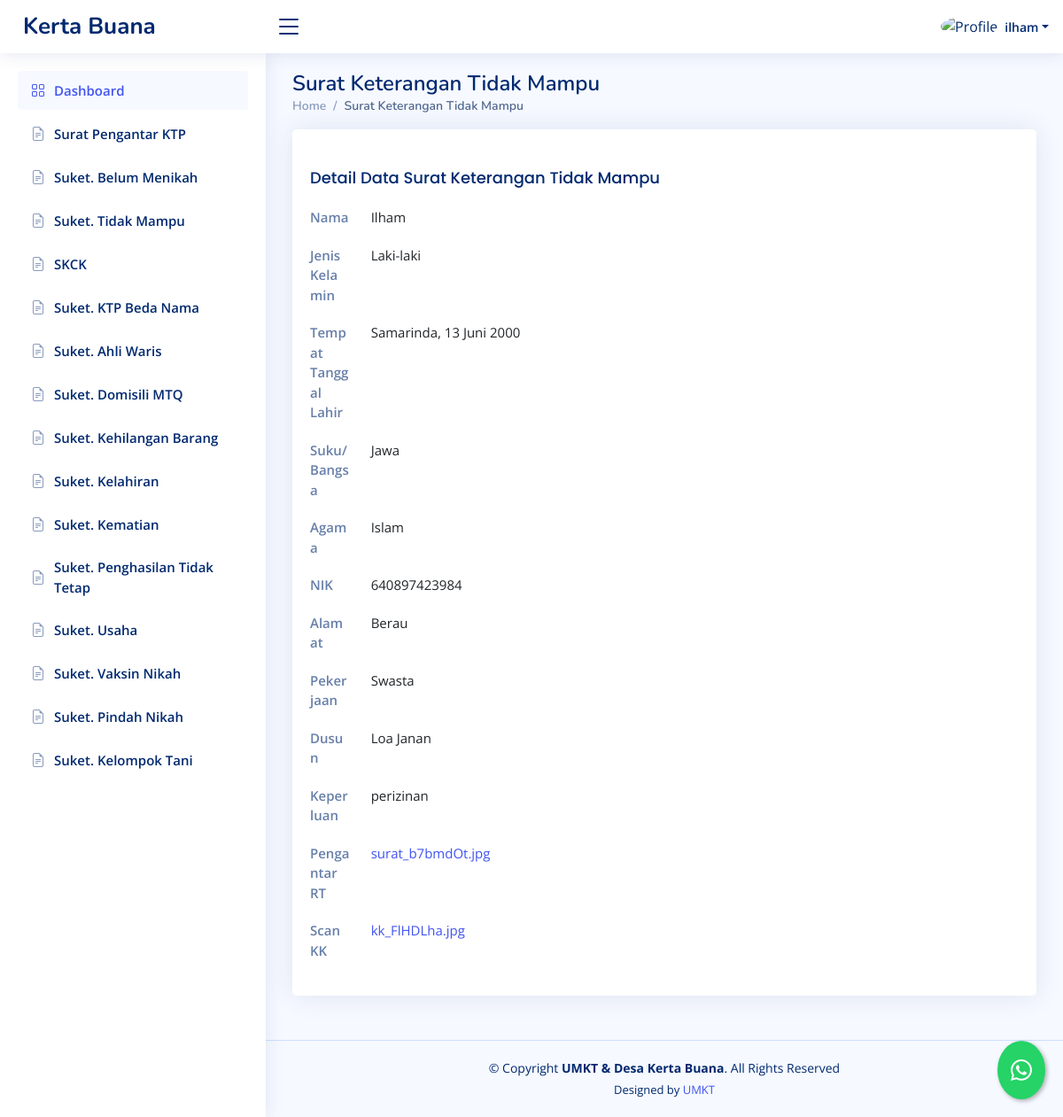
Page /dashboard/suket-tidak-mampu/detail/6 (signed in) on the committed database.
### dashboard/models.py (models this page shows, shortened)
class SuketTidakMampu(models.Model):
    STATUS_CHOICES = [
        ('review', 'Proses Review'),
        ('approved', 'Disetujui'),
        ('rejected', 'Ditolak'),
    ]
    penulis = models.ForeignKey(User, on_delete=models.CASCADE, blank=True, null=True)
    nama = models.CharField(max_length=255)
    jenis_kelamin = models.CharField(max_length=255)
    ttl = models.CharField(max_length=255)
    suku = models.CharField(max_length=255)
    agama = models.CharField(max_length=255)
    nik = models.CharField(max_length=255)
    alamat = models.CharField(max_length=255)
    pekerjaan = models.CharField(max_length=255)
    dusun = models.CharField(max_length=255, blank=True, null=True)
    keperluan = models.CharField(max_length=255, blank=True, null=True)
    scankk = models.URLField(blank=True, null=True)
    pengantarrt = models.URLField(blank=True, null=True)
    date = models.DateTimeField(default=timezone.now, blank=True)
    status = models.CharField(max_length=20, choices=STATUS_CHOICES, default='review')

### dashboard/views.py (the view)
# urls.py: path("suket-tidak-mampu/detail/<int:id>", detail_sukettidakmampu, name="detail_sukettidakmampu"),
@login_required
def detail_sukettidakmampu(request, id):
    template_name = "backend/detail_sukettidakmampu.html"  # Template baru untuk halaman detail
    suket = get_object_or_404(SuketTidakMampu, id=id)
    context = {
        'suket': suket,
    }
    return render(request, template_name, context)

### templates/backend/detail_sukettidakmampu.html
{% extends "backend/base_ui.html" %} {% load static %} {% load custom_filters %}
{% block konten %}
<div class="pagetitle">
  <h1>Surat Keterangan Tidak Mampu</h1>
  <nav>
    <ol class="breadcrumb">
      <li class="breadcrumb-item"><a href="{% url 'dashboard' %}">Home</a></li>
      <li class="breadcrumb-item active">Surat Keterangan Tidak Mampu</li>
    </ol>
  </nav>
</div>
<section class="section profile">
  <div class="row">
    <div class="col-xl-12">
      <div class="card">
        <div class="card-body pt-3">
          <div class="tab-content pt-2">
            <div
              class="tab-pane fade show active profile-overview"
              id="profile-overview"
            >
              <h5 class="card-title">
                Detail Data Surat Keterangan Tidak Mampu
              </h5>
              <div class="row">
                <div class="col-lg-1 col-md-3 label">Nama</div>
                <div class="col-lg-10 col-md-9">{{ suket.nama }}</div>
              </div>
              <div class="row">
                <div class="col-lg-1 col-md-3 label">Jenis Kelamin</div>
                <div class="col-lg-10 col-md-9">{{ suket.jenis_kelamin }}</div>
              </div>
              <div class="row">
                <div class="col-lg-1 col-md-3 label">Tempat Tanggal Lahir</div>
                <div class="col-lg-10 col-md-9">{{ suket.ttl }}</div>
              </div>
              <div class="row">
                <div class="col-lg-1 col-md-3 label">Suku/Bangsa</div>
                <div class="col-lg-10 col-md-9">{{ suket.suku }}</div>
              </div>
              <div class="row">
                <div class="col-lg-1 col-md-3 label">Agama</div>
                <div class="col-lg-10 col-md-9">{{ suket.agama }}</div>
              </div>
              <div class="row">
                <div class="col-lg-1 col-md-3 label">NIK</div>
                <div class="col-lg-10 col-md-9">{{ suket.nik }}</div>
              </div>
              <div class="row">
                <div class="col-lg-1 col-md-3 label">Alamat</div>
                <div class="col-lg-10 col-md-9">{{ suket.alamat }}</div>
              </div>
              <div class="row">
                <div class="col-lg-1 col-md-3 label">Pekerjaan</div>
                <div class="col-lg-10 col-md-9">{{ suket.pekerjaan }}</div>
              </div>
              <div class="row">
                <div class="col-lg-1 col-md-3 label">Dusun</div>
                <div class="col-lg-10 col-md-9">{{ suket.dusun }}</div>
              </div>
              <div class="row">
                <div class="col-lg-1 col-md-3 label">Keperluan</div>
                <div class="col-lg-10 col-md-9">{{ suket.keperluan }}</div>
              </div>
              <div class="row">
                <div class="col-lg-1 col-md-3 label">Pengantar RT</div>
                <div class="col-lg-10 col-md-9">
                  <a href="{{ suket.pengantarrt }}">
                    {{ suket.pengantarrt|filename }}</a
                  >
                </div>
              </div>
              <div class="row">
                <div class="col-lg-1 col-md-3 label">Scan KK</div>
                <div class="col-lg-10 col-md-9">
                  <a href="{{ suket.scankk }}"> {{ suket.scankk|filename }}</a>
                </div>
              </div>
            </div>
          </div>
        </div>
      </div>
    </div>
  </div>
</section>
{% endblock konten %}

### templates/backend/base_ui.html (shortened to what this page needs)
{% load static %}
<!DOCTYPE html>
<html lang="en">
  <head>
    <link
      href="{% static 'backend/vendor/bootstrap/css/bootstrap.min.css'%}"
      rel="stylesheet"
    />
    <link
      href="{% static 'backend/vendor/bootstrap-icons/bootstrap-icons.css'%}"
      rel="stylesheet"
    />
    <link
      href="{% static 'backend/vendor/boxicons/css/boxicons.min.css'%}"
      rel="stylesheet"
    />
    <link
      href="{% static 'backend/vendor/quill/quill.snow.css'%}"
      rel="stylesheet"
    />
    <link
      href="{% static 'backend/vendor/quill/quill.bubble.css'%}"
      rel="stylesheet"
    />
    <link
      href="{% static 'backend/vendor/remixicon/remixicon.css'%}"
      rel="stylesheet"
    />
    <link
      href="{% static 'backend/vendor/simple-datatables/style.css'%}"
      rel="stylesheet"
    />
    <link href="{% static 'backend/css/style.css'%}" rel="stylesheet" />
  </head>
  <body>
    <header id="header" class="header fixed-top d-flex align-items-center">
      <div class="d-flex align-items-center justify-content-between">
        <a href="{% url 'welcome'%}" class="logo d-flex align-items-center">
          <span class="d-none d-lg-block">Kerta Buana</span>
        </a>
        <i class="bi bi-list toggle-sidebar-btn"></i>
      </div>
      <nav class="header-nav ms-auto">
        <ul class="d-flex align-items-center">
          <li class="nav-item dropdown pe-3">
            <a
              class="nav-link nav-profile d-flex align-items-center pe-0"
              href="#"
              data-bs-toggle="dropdown"
            >
              {% if user.is_superuser %}
              <img
                src="{% static 'backend/img/orang.png'%}"
                alt="Profile"
                class="rounded-circle"
              />
              {% else %}
              <img
                src="{% static 'backend/img/family.png'%}"
                alt="Profile"
                class="rounded-circle"
              />
              {% endif %}
              <span class="d-none d-md-block dropdown-toggle ps-2"
                >{{request.user.username}}</span
              > </a
            >
          </li>
        </ul>
      </nav>
    </header>
    <aside id="sidebar" class="sidebar">
      <ul class="sidebar-nav" id="sidebar-nav">
        <li class="nav-item">
          <a class="nav-link" href="{% url 'dashboard'%}">
            <i class="bi bi-grid"></i>
            <span>Dashboard</span>
          </a>
        </li>
        {% if user.is_superuser %}
        <li class="nav-item">
          <a
            class="nav-link collapsed"
            data-bs-target="#forms-nav"
            data-bs-toggle="collapse"
            href="#"
          >
            <i class="bi bi-journal-text"></i><span>Surat</span
            ><i class="bi bi-chevron-down ms-auto"></i>
          </a>
          <ul
            id="forms-nav"
            class="nav-content collapse"
            data-bs-parent="#sidebar-nav"
          >
            <li>
              <a href="{% url 'suketpermohonanktp' %}">
                <i class="bi bi-circle"></i><span>Surat Pengantar KTP</span>
              </a>
            </li>
            <li>
              <a href="{% url 'suketbelummenikah'%}">
                <i class="bi bi-circle"></i><span>Suket. Belum Menikah</span>
              </a>
            </li>
            <li>
              <a href="{% url 'sukettidakmampu'%}">
                <i class="bi bi-circle"></i><span>Suket. Tidak Mampu</span>
              </a>
            </li>
            <li>
              <a href="{% url 'skck'%}">
                <i class="bi bi-circle"></i><span>SKCK</span>
              </a>
            </li>
            <li>
              <a href="{% url 'suketktpbedanama'%}">
                <i class="bi bi-circle"></i><span>Suket. KTP Beda Nama</span>
              </a>
            </li>
            <li>
              <a href="{% url 'suketahliwaris' %}">
                <i class="bi bi-circle"></i><span>Suket. Ahli Waris</span>
              </a>
            </li>
            <li>
              <a href="{% url 'suketMTQ'%}">
                <i class="bi bi-circle"></i><span>Suket. Domisili MTQ</span>
              </a>
            </li>
            <li>
              <a href="{% url 'suketkehilangan' %}">
                <i class="bi bi-circle"></i
                ><span>Suket. Kehilangan Barang</span>
              </a>
            </li>
            <li>
              <a href="{% url 'suketkelahiran' %}">
                <i class="bi bi-circle"></i><span>Suket. Kelahiran</span>
              </a>
            </li>
            <li>
              <a href="{% url 'suketkematian' %}">
                <i class="bi bi-circle"></i><span>Suket. Kematian</span>
              </a>
            </li>
            <li>
              <a href="{% url 'suketpenghasilantidaktetap' %}">
                <i class="bi bi-circle"></i
                ><span>Suket. Penghasilan Tidak Tetap</span>
              </a>
            </li>
            <li>
              <a href="{% url 'suketusaha' %}">
                <i class="bi bi-circle"></i><span>Suket. Usaha</span>
              </a>
            </li>
            <li>
              <a href="{% url 'suketvaksinnikah' %}">
                <i class="bi bi-circle"></i><span>Suket. Vaksin Nikah</span>
              </a>
            </li>
            <li>
              <a href="{% url 'suketpindahnikah' %}">
                <i class="bi bi-circle"></i><span>Suket. Pindah Nikah</span>
              </a>
            </li>
            <li>
              <a href="{% url 'suketrekkeltani' %}">
                <i class="bi bi-circle"></i><span>Suket. Kelompok Tani</span>
              </a>
            </li>
          </ul>
        </li>
        {% else %}
        <li class="nav-item">
          <a class="nav-link collapsed" href="{% url 'suketpermohonanktp' %}">
            <i class="bi bi-file-earmark-text"></i
            ><span>Surat Pengantar KTP</span>
          </a>
        </li>
        <li class="nav-item">
          <a class="nav-link collapsed" href="{% url 'suketbelummenikah'%}">
            <i class="bi bi-file-earmark-text"></i
            ><span>Suket. Belum Menikah</span>
          </a>
        </li>
        <li class="nav-item">
          <a class="nav-link collapsed" href="{% url 'sukettidakmampu'%}">
            <i class="bi bi-file-earmark-text"></i
            ><span>Suket. Tidak Mampu</span>
          </a>
        </li>
        <li class="nav-item">
          <a class="nav-link collapsed" href="{% url 'skck'%}">
            <i class="bi bi-file-earmark-text"></i><span>SKCK</span>
          </a>
        </li>
        <li class="nav-item">
          <a class="nav-link collapsed" href="{% url 'suketktpbedanama'%}">
            <i class="bi bi-file-earmark-text"></i
            ><span>Suket. KTP Beda Nama</span>
          </a>
        </li>
        <li class="nav-item">
          <a class="nav-link collapsed" href="{% url 'suketahliwaris' %}">
            <i class="bi bi-file-earmark-text"></i
            ><span>Suket. Ahli Waris</span>
          </a>
        </li>
        <li class="nav-item">
          <a class="nav-link collapsed" href="{% url 'suketMTQ'%}">
            <i class="bi bi-file-earmark-text"></i
            ><span>Suket. Domisili MTQ</span>
          </a>
        </li>
        <li class="nav-item">
          <a class="nav-link collapsed" href="{% url 'suketkehilangan' %}">
            <i class="bi bi-file-earmark-text"></i
            ><span>Suket. Kehilangan Barang</span>
          </a>
        </li>
        <li class="nav-item">
          <a class="nav-link collapsed" href="{% url 'suketkelahiran' %}">
            <i class="bi bi-file-earmark-text"></i><span>Suket. Kelahiran</span>
          </a>
        </li>
        <li class="nav-item">
          <a class="nav-link collapsed" href="{% url 'suketkematian' %}">
            <i class="bi bi-file-earmark-text"></i><span>Suket. Kematian</span>
          </a>
        </li>
        <li class="nav-item">
          <a
            class="nav-link collapsed"
            href="{% url 'suketpenghasilantidaktetap' %}"
          >
            <i class="bi bi-file-earmark-text"></i
            ><span>Suket. Penghasilan Tidak Tetap</span>
          </a>
        </li>
        <li class="nav-item">
          <a class="nav-link collapsed" href="{% url 'suketusaha' %}">
            <i class="bi bi-file-earmark-text"></i><span>Suket. Usaha</span>
          </a>
        </li>
        <li class="nav-item">
          <a class="nav-link collapsed" href="{% url 'suketvaksinnikah' %}">
            <i class="bi bi-file-earmark-text"></i
            ><span>Suket. Vaksin Nikah</span>
          </a>
        </li>
        <li class="nav-item">
          <a class="nav-link collapsed" href="{% url 'suketpindahnikah' %}">
            <i class="bi bi-file-earmark-text"></i
            ><span>Suket. Pindah Nikah</span>
          </a>
        </li>
        <li class="nav-item">
          <a class="nav-link collapsed" href="{% url 'suketrekkeltani' %}">
            <i class="bi bi-file-earmark-text"></i
            ><span>Suket. Kelompok Tani</span>
          </a>
        </li>
        {% endif %}
      </ul>
    </aside>
    <main id="main" class="main">
      {% block konten %}{% endblock konten %}
    </main>
    <footer id="footer" class="footer">
      <div class="copyright">
        &copy; Copyright <strong><span>UMKT & Desa Kerta Buana</span></strong
        >. All Rights Reserved
      </div>
      <div class="credits">
        Designed by <a href="https://www.umkt.ac.id/">UMKT</a>
      </div>
    </footer>
    <a
      href="https://wa.me/6282255462424?text=Halo,%20saya%20{{ request.user.last_name }}%20dengan%20nik%20{{ request.user.nik }}"
      class="whatsapp-float"
      target="_blank"
      title="Hubungi kami via WhatsApp"
    >
      <i class="bi bi-whatsapp"></i>
    </a>
  </body>
</html>

### rows in the picture
SuketTidakMampu: nama "Ilham", jenis_kelamin "Laki-laki", ttl "Samarinda, 13 Juni 2000", suku "Jawa", agama "Islam", nik "640897423984", alamat "Berau", pekerjaan "Swasta", dusun "Loa Janan", keperluan "perizinan", pengantarrt|filename "surat_b7bmdOt.jpg", scankk|filename "kk_FlHDLha.jpg"

### other values in the picture
{{ request.user.username }} "ilham"
